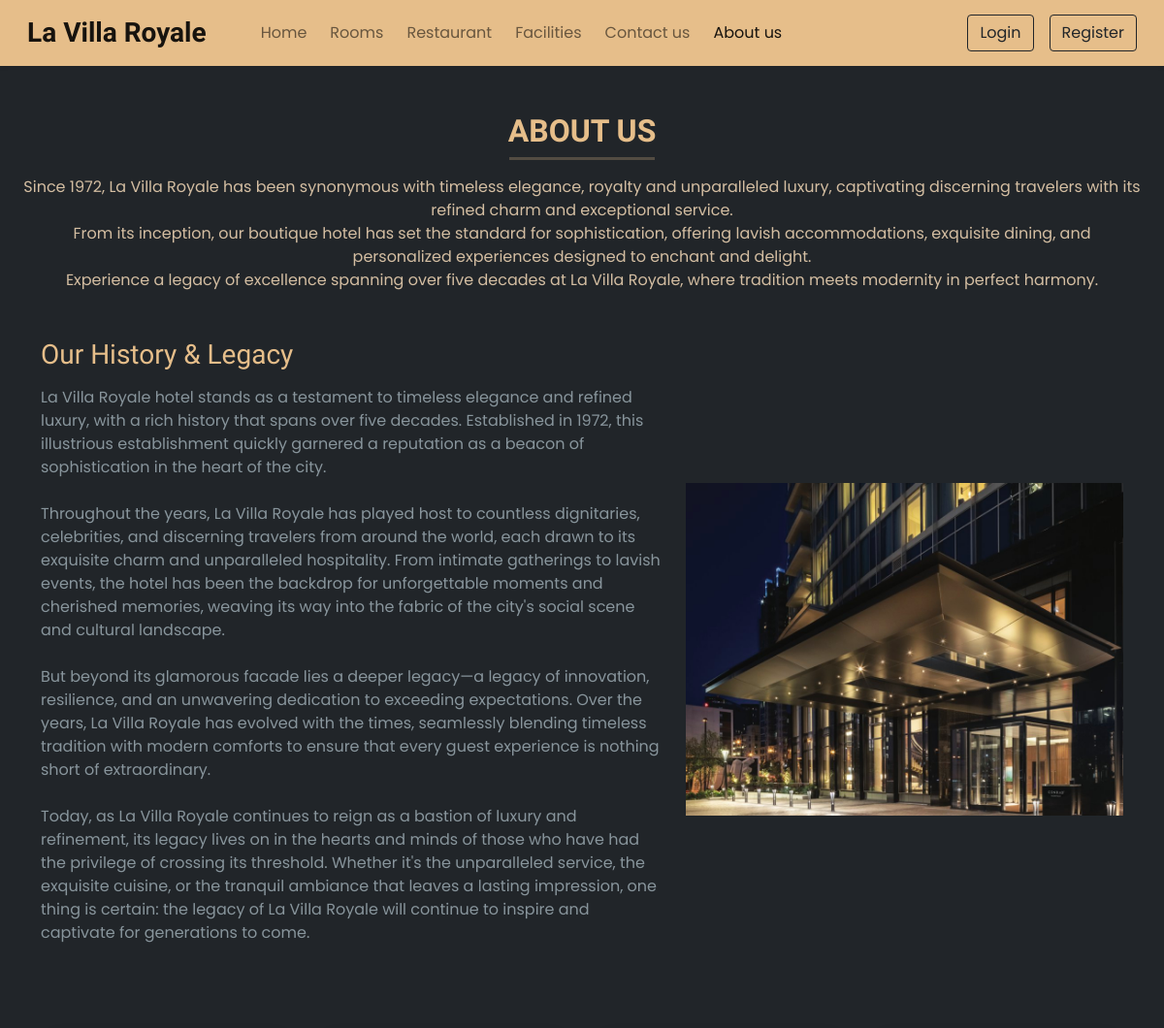
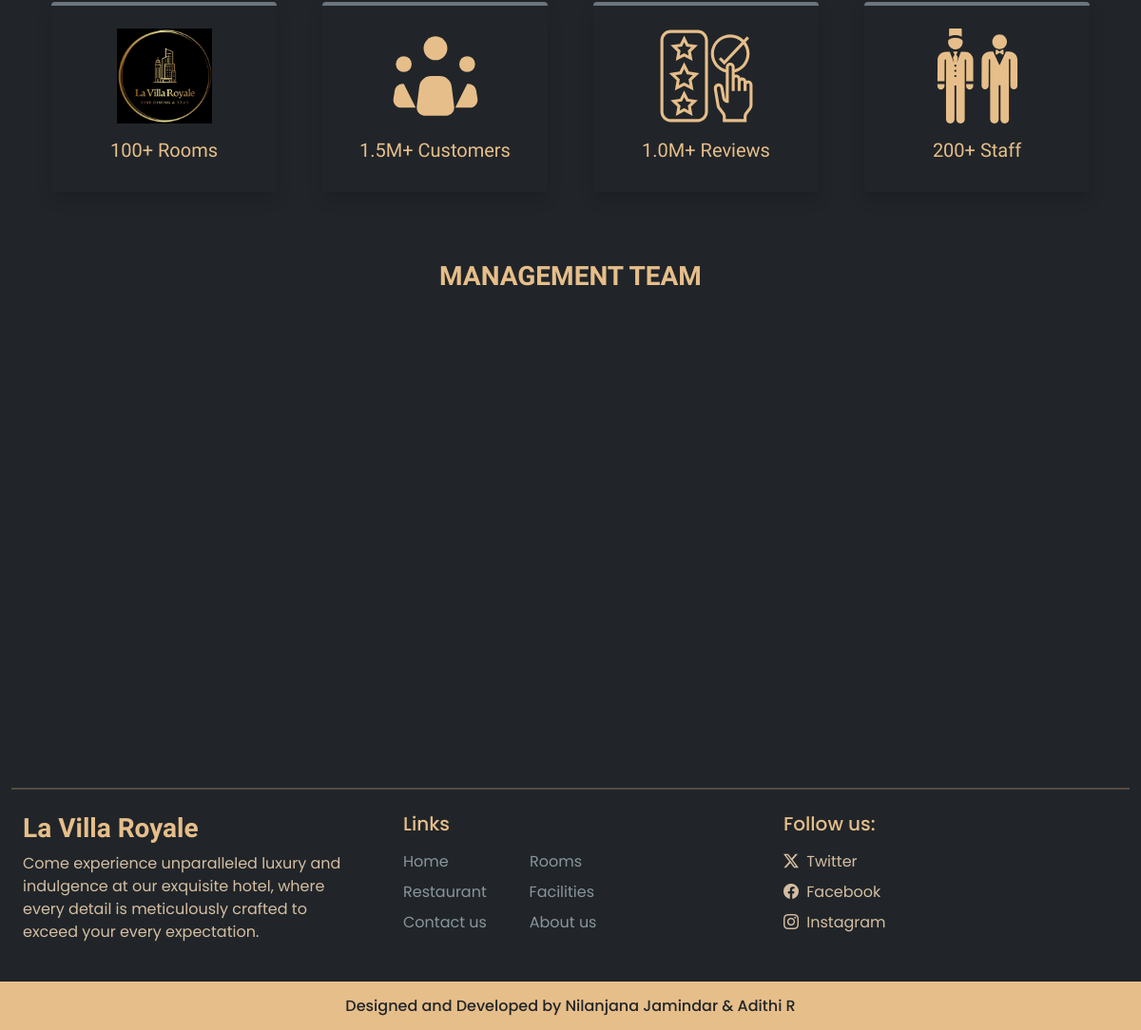
Page /about.php on the committed database (2 pictures, top to bottom).
### tables this page shows
CREATE TABLE `settings` (
  `sr_no` int(11) NOT NULL,
  `site_title` varchar(50) NOT NULL,
  `site_about` varchar(250) NOT NULL,
  `shutdown` tinyint(1) NOT NULL
);

CREATE TABLE `team_details` (
  `sr_no` int(11) NOT NULL,
  `name` varchar(50) NOT NULL,
  `picture` varchar(150) NOT NULL
);

### admin/inc/db_config.php (called while the page is built, shortened)
<?php
    function selectAll($table)
    {
        $con = $GLOBALS['con'];
        $res = mysqli_query($con,"SELECT * FROM $table");
        return $res;
    }
    function select($sql,$values,$datatypes)
    {
        $con = $GLOBALS['con'];
        if($stmt = mysqli_prepare($con,$sql))
        {
            mysqli_stmt_bind_param($stmt,$datatypes,...$values);
            if(mysqli_stmt_execute($stmt))
            {
                $res = mysqli_stmt_get_result($stmt);
                return $res;
            }
            else
            {
                mysqli_stmt_close($stmt);
                die("Query cannot be executed - Select");
            }
        }
        else
        {
            die("Query cannot be prepared - Select");
        }
    }
?>

### about.php (the view, shortened to what this page needs)
<!DOCTYPE html>
<html lang="en">
<head>
    <?php require('inc/links.php');?>
    <link rel="stylesheet" href="https://cdn.jsdelivr.net/npm/swiper@11/swiper-bundle.min.css"/>
</head>
<body class="bg-dark">
    <?php require('inc/header.php');?>
    <div class="my-5 px-4">
        <h2 class="fw-bold h-font text-center" style="color:#e6be8a;">ABOUT US</h2>
        <div>
            <hr style="color:#e6be8a; width:150px; margin: 0 auto; height: 2.5px;">
            <p class="text-center mt-3" style="color:#d4bea2;">
            Since 1972, La Villa Royale has been synonymous with timeless elegance, royalty and unparalleled luxury, captivating discerning
            travelers with its refined charm and exceptional service. <br> From its inception, our boutique hotel has set the standard for
            sophistication, offering lavish accommodations, exquisite dining, and personalized experiences designed to enchant and delight.
            <br> Experience a legacy of excellence spanning over five decades at La Villa Royale, where tradition meets modernity
            in perfect harmony.
            </p>
        </div>
    </div>
    <div class="container">
        <div class="row justify-content-between align-items-center">
            <div class="col-lg-7 col-md-5 mb-4 order-lg-1 order-md-1 order-2">
                <h3 class="mb-3 h-font" style="color:#e6be8a;">Our History & Legacy</h3>
                <p style="color:#88959c;">
                La Villa Royale hotel stands as a testament to timeless elegance and refined luxury, with a rich history that spans over
                five decades. Established in 1972, this illustrious establishment quickly garnered a reputation as a beacon of
                sophistication in the heart of the city.
                <br><br>
                Throughout the years, La Villa Royale has played host to countless dignitaries, celebrities, and discerning travelers from
                around the world, each drawn to its exquisite charm and unparalleled hospitality. From intimate gatherings to lavish events,
                the hotel has been the backdrop for unforgettable moments and cherished memories, weaving its way into the fabric of the
                city's social scene and cultural landscape.
                <br><br>
                But beyond its glamorous facade lies a deeper legacy—a legacy of innovation, resilience, and an unwavering dedication to
                exceeding expectations. Over the years, La Villa Royale has evolved with the times, seamlessly blending timeless tradition
                with modern comforts to ensure that every guest experience is nothing short of extraordinary.
                <br><br>
                Today, as La Villa Royale continues to reign as a bastion of luxury and refinement, its legacy lives on in the hearts and
                minds of those who have had the privilege of crossing its threshold. Whether it's the unparalleled service, the exquisite
                cuisine, or the tranquil ambiance that leaves a lasting impression, one thing is certain: the legacy of La Villa Royale will
                continue to inspire and captivate for generations to come.
                </p>
            </div>
            <div class="col-lg-5 col-md-5 mb-4 order-lg-2 order-md-2 order-1">
                <img src="LVRimages/about/LVRhotel.jpeg" class="w-100">
            </div>
        </div>
    </div>
    <div class="container mt-5">
        <div class="row">
            <div class="col-lg-3 col-md-6 mb-4 px-4">
                <div class="bg-dark rounded shadow p-4 border-top border-4 border-secondary text-center box">
                    <img src="LVRimages/about/LVR.png" width="100px">
                    <h5 class="mt-3 h-font" style="color:#e6be8a;">100+ Rooms</h5>
                </div>
            </div>
            <div class="col-lg-3 col-md-6 mb-4 px-4">
                <div class="bg-dark rounded shadow p-4 border-top border-4 border-secondary text-center box">
                    <img src="LVRimages/about/customers.svg" width="100px">
                    <h5 class="mt-3 h-font" style="color:#e6be8a;">1.5M+ Customers</h5>
                </div>
            </div>
            <div class="col-lg-3 col-md-6 mb-4 px-4">
                <div class="bg-dark rounded shadow p-4 border-top border-4 border-secondary text-center box">
                    <img src="LVRimages/about/reviews.svg" width="100px">
                    <h5 class="mt-3 h-font" style="color:#e6be8a;">1.0M+ Reviews</h5>
                </div>
            </div>
            <div class="col-lg-3 col-md-6 mb-4 px-4">
                <div class="bg-dark rounded shadow p-4 border-top border-4 border-secondary text-center box">
                    <img src="LVRimages/about/staff.svg" width="100px">
                    <h5 class="mt-3 h-font" style="color:#e6be8a;">200+ Staff</h5>
                </div>
            </div>
        </div>
    </div>
    <h3 class="my-5 fw-bold h-font text-center" style="color:#e6be8a;">MANAGEMENT TEAM</h3>
    <div class="container px-4">
        <div class="swiper mySwiper">
            <div class="swiper-wrapper mb-5">
                <?php
                    $about_r = selectAll('team_details');
                    $path=ABOUT_IMG_PATH;
                    while($row = mysqli_fetch_assoc($about_r))
                    {
                        echo<<<data
                            <div class="swiper-slide bg-dark text-center overflow-hidden rounded">
                                <img src="$path$row[picture]" class="w-100">
                                <h5 class="mt-2" style="color:#e6be8a;">$row[name]</h5>
                            </div>
                        data;
                    }
                ?>
            </div>
        </div>
    </div>
    <?php require('inc/footer.php');?>
</body>
</html>

### inc/header.php (shortened to what this page needs)
<nav id="nav-bar" class="navbar navbar-expand-lg navbar-light px-lg-3 py-lg-2 shadow-sm sticky-top" style="background-color: #e6be8a;">
    <div class="container-fluid">
        <a class="navbar-brand me-5 fw-bold fs-3 h-font" href="index.php"><?php echo $settings_r['site_title']?></a>
        <div class="collapse navbar-collapse" id="navbarSupportedContent">
            <ul class="navbar-nav me-auto mb-2 mb-lg-0">
                <li class="nav-item">
                    <a class="nav-link me-2" href="index.php">Home</a>
                </li>
                <li class="nav-item">
                    <a class="nav-link me-2" href="rooms.php">Rooms</a>
                </li>
                <li class="nav-item">
                    <a class="nav-link me-2" href="/DBMS Mini Project/RestaurantProject-main/customerSide/home/home.php" target="_blank">Restaurant</a>
                </li>
                <li class="nav-item">
                    <a class="nav-link me-2" href="facilities.php">Facilities</a>
                </li>
                <li class="nav-item">
                    <a class="nav-link me-2" href="contact.php">Contact us</a>
                </li>
                <li class="nav-item">
                    <a class="nav-link" href="about.php">About us</a>
                </li>
            </ul>
            <div class="d-flex">
                <?php
                    if(isset($_SESSION['login']) && $_SESSION['login']==true)
                    {
                        $path = USERS_IMG_PATH;
                        echo<<<data
                        <div class="btn-group">
                            <button type="button" class="btn btn-outline-dark shadow-none dropdown-toggle" data-bs-toggle="dropdown" data-bs-display="static" aria-expanded="false">
                                <img src="$path$_SESSION[uPic]" style="width:25px; height:25px;" class="me-1">
                                $_SESSION[uName]
                            </button>
                            <ul class="dropdown-menu dropdown-menu-lg-end">
                                <li><a class="dropdown-item" href="logout.php">Logout</a></li>
                            </ul>
                        </div>
                        data;
                    }
                    else
                    {
                        echo<<<data
                            <button type="button" class="btn btn-outline-dark shadow-none me-lg-3 me-2" data-bs-toggle="modal" data-bs-target="#loginModal">
                                Login
                            </button>
                            <button type="button" class="btn btn-outline-dark shadow-none" data-bs-toggle="modal" data-bs-target="#registerModal">
                                Register
                            </button>
                        data;
                    }
                ?>
            </div>
        </div>
    </div>
</nav>

### inc/footer.php (shortened to what this page needs)
<div class="container-fluid bg-dark mt-5">
    <hr style="color:#e6be8a; margin: 0 auto; height: 1.5px;">
    <div class="row">
        <div class="col-lg-4 p-4">
            <h3 class="h-font fw-bold fs-3 mb-2" style="color:#e6be8a;"><?php echo $settings_r['site_title']?></h3>
            <p style="color:#d4bea2;">
            <?php echo $settings_r['site_about']?>
            </p>
        </div>
        <div class="col-lg-4 p-4">
            <h5 class="mb-3" style="color:#e6be8a;">Links</h5>
            <a href="index.php" class="d-inline-block mb-2 text-decoration-none" style="color:#88959c;">Home</a> &emsp; &emsp; &emsp; &emsp;
            <a href="rooms.php" class="d-inline-block mb-2 text-decoration-none" style="color:#88959c;">Rooms</a><br>
            <a href="/DBMS Mini Project/RestaurantProject-main/customerSide/home/home.php" target="_blank" class="d-inline-block mb-2 text-decoration-none" style="color:#88959c;">Restaurant</a> &emsp; &emsp;
            <a href="facilities.php" class="d-inline-block mb-2 text-decoration-none" style="color:#88959c;">Facilities</a><br>
            <a href="contact.php" class="d-inline-block mb-2 text-decoration-none" style="color:#88959c;">Contact us</a> &emsp; &emsp;
            <a href="about.php" class="d-inline-block mb-2 text-decoration-none" style="color:#88959c;">About us</a>
        </div>
        <div class="col-lg-4 p-4">
            <h5 class="mb-3" style="color:#e6be8a;">Follow us:</h5>
            <?php
                if($contact_r['tw']!='')
                {
                    echo<<<data
                        <a href="$contact_r[tw]" class="d-inline-block mb-2 text-decoration-none" style="color:#d4bea2;" target="_blank">
                            <i class="bi bi-twitter-x me-1" style="color:#d4bea2;"></i> Twitter
                        </a><br>
                    data;
                }
            ?>
            <a href="<?php echo $contact_r['fb']?>" class="d-inline-block mb-2 text-decoration-none" style="color:#d4bea2;" target="_blank">
                <i class="bi bi-facebook me-1" style="color:#d4bea2;"></i> Facebook
            </a><br>
            <a href="<?php echo $contact_r['insta']?>" class="d-inline-block text-decoration-none" style="color:#d4bea2;" target="_blank">
                <i class="bi bi-instagram me-1" style="color:#d4bea2;"></i> Instagram
            </a>
        </div>
    </div>
</div>
<h6 class="text-center text-dark p-3 m-0" style="background-color:#e6be8a;">Designed and Developed by Nilanjana Jamindar & Adithi R</h6>

### css/common.css (style rules this page uses)
:root { --gold: #e6be8a; --gold_hover: #e7b069; }
* { font-family: 'Poppins', sans-serif; }
.h-font { font-family: 'Merienda', cursive; }

### rows in the picture
settings: site_title "La Villa Royale", site_about "Come experience unparalleled luxury and indulgence at our exquisite hotel, where every detail is meticulously crafted to exceed your every expectation."
team_details: picture (picture)
team_details: picture (picture)
team_details: picture (picture)
